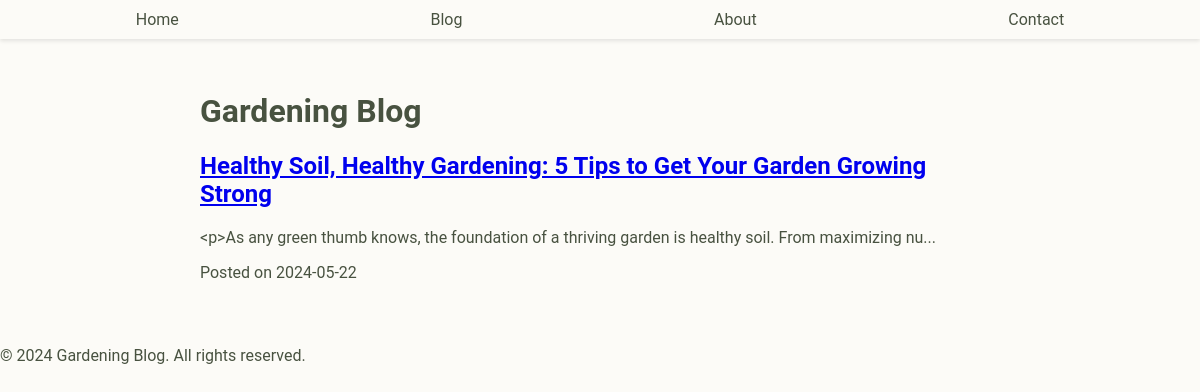
Page /blog on the committed database.
### models.py (models this page shows, shortened)
class Post(db.Model):
    id = db.Column(db.Integer, primary_key=True)
    title = db.Column(db.String(100), nullable=False)
    content = db.Column(db.Text, nullable=False)
    author = db.Column(db.String(50), nullable=False)
    date_posted = db.Column(db.DateTime, nullable=False, default=datetime.utcnow)
    category_id = db.Column(db.Integer, db.ForeignKey('category.id'), nullable=False)
    tags = db.Column(db.String(200))
    featured_image = db.Column(db.String(200))
    status = db.Column(db.String(20), nullable=False, default='draft')
    comments = db.relationship('Comment', backref='post', lazy='dynamic')
    slug = db.Column(db.String(100), unique=True, nullable=False)  # Slug field

### app.py (the view)
@app.route('/blog')
def blog():
    app.logger.debug('Blog page accessed')
    posts = Post.query.all()  # Query for all posts
    return render_template('blog.html', posts=posts)

### templates/blog.html (shortened to what this page needs)
<!DOCTYPE html>
<html>
<head>
    <link rel="stylesheet" href="{{ url_for('static', filename='css/styles.css') }}">
</head>
<body>
    <header>
        <nav>
            <ul>
                <li><a href="{{ url_for('home') }}">Home</a></li>
                <li><a href="{{ url_for('blog') }}">Blog</a></li>
                <li><a href="{{ url_for('about') }}">About</a></li>
                <li><a href="{{ url_for('contact') }}">Contact</a></li>
            </ul>
        </nav>
    </header>
    <main>
        <h1>Gardening Blog</h1>
        {% if posts %}
        <div class="blog-posts">
            {% for post in posts %}
            <article class="blog-post">
                <h2><a href="{{ url_for('post', post_slug=post.slug) }}">{{ post.title }}</a></h2>
                <p>{{ post.content[:100] }}...</p>
                <p>Posted on {{ post.date_posted.strftime('%Y-%m-%d') }}</p>
            </article>
            {% endfor %}
        </div>
        {% else %}
        <p>No blog posts available yet.</p>
        {% endif %}
    </main>
    <footer>
        <p>&copy; 2024 Gardening Blog. All rights reserved.</p>
    </footer>
</body>
</html>

### static/css/styles.css (style rules this page uses)
body, ul { margin: 0; padding: 0; background-color: #FCFBF7; color: #485240; font-family: 'Roboto', sans-serif; }
header { background-color: #FCFBF7; padding: 10px; box-shadow: 0 2px 4px rgba(0, 0, 0, 0.1); }
nav ul { list-style-type: none; display: flex; justify-content: space-around; }
nav a { color: #485240; text-decoration: none; }
main { max-width: 800px; margin: 0 auto; padding: 2rem; }

### rows in the picture
Post: title "Healthy Soil, Healthy Gardening: 5 Tips to Get Your Garden Growing Strong", content "<p>As any green thumb knows, the foundation of a thriving garden is healthy soil. From maximizing nu", date_posted "2024-05-22"
